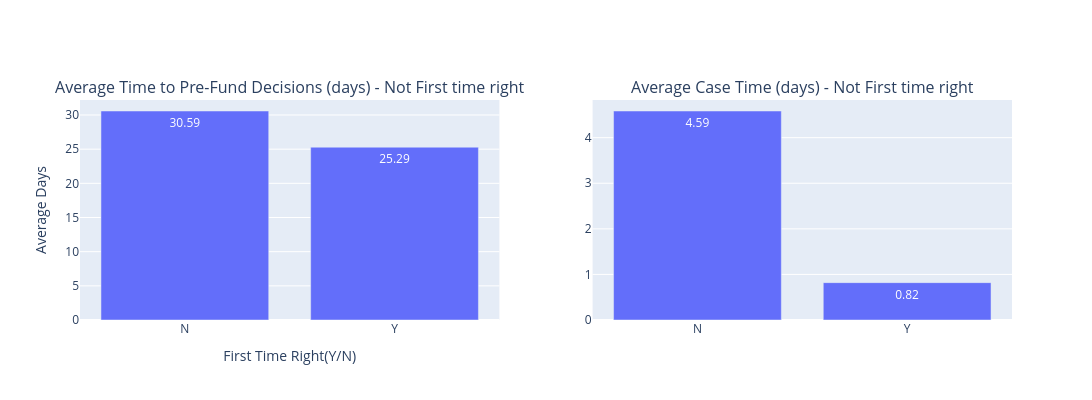

The notebook cell saved with this chart:
### Markdown cell above
Please refer to the below data visualisation in the form of graph to view the results.

### Code cell
fig = make_subplots(rows=1, cols=2,
                    subplot_titles=["Average Time to Pre-Fund Decisions (days) - Not First time right", "Average Case Time (days) - Not First time right"])

fig1 = px.bar(PreFund_Avg, x='First Time Right(Y/N)', y='PF Average days')

fig2 = px.bar(CaseTime_Avg, x='First Time Right(Y/N)', y='Case Average days')

fig1.update_traces(texttemplate='%{y:.2f}', textposition='auto')
fig2.update_traces(texttemplate='%{y:.2f}', textposition='auto')

fig.add_trace(go.Figure(fig1).data[0], row=1, col=1)
fig.add_trace(go.Figure(fig2).data[0], row=1, col=2)

fig.update_layout(height=400, width=1200, showlegend=False, xaxis_title = 'First Time Right(Y/N)', yaxis_title = 'Average Days')

fig.show()

### Figure 1 — Plotly figure (JSON) as saved in the notebook; plotly's stock layout.template omitted (floating-point values rounded to 4 significant figures)
{"data": [{"alignmentgroup": "True", "hovertemplate": "First Time Right(Y/N)=%{x}<br>PF Average days=%{y}<extra></extra>", "legendgroup": "", "marker": {"color": "#636efa", "pattern": {"shape": ""}}, "name": "", "offsetgroup": "", "orientation": "v", "showlegend": false, "textposition": "auto", "texttemplate": "%{y:.2f}", "type": "bar", "x": ["N", "Y"], "xaxis": "x", "y": [30.59, 25.29], "yaxis": "y"}, {"alignmentgroup": "True", "hovertemplate": "First Time Right(Y/N)=%{x}<br>Case Average days=%{y}<extra></extra>", "legendgroup": "", "marker": {"color": "#636efa", "pattern": {"shape": ""}}, "name": "", "offsetgroup": "", "orientation": "v", "showlegend": false, "textposition": "auto", "texttemplate": "%{y:.2f}", "type": "bar", "x": ["N", "Y"], "xaxis": "x2", "y": [4.585, 0.8197], "yaxis": "y2"}], "layout": {"annotations": [{"font": {"size": 16}, "showarrow": false, "text": "Average Time to Pre-Fund Decisions (days) - Not First time right", "x": 0.225, "xanchor": "center", "xref": "paper", "y": 1, "yanchor": "bottom", "yref": "paper"}, {"font": {"size": 16}, "showarrow": false, "text": "Average Case Time (days) - Not First time right", "x": 0.775, "xanchor": "center", "xref": "paper", "y": 1, "yanchor": "bottom", "yref": "paper"}], "height": 400, "showlegend": false, "width": 1200, "xaxis": {"anchor": "y", "domain": [0, 0.45], "title": {"text": "First Time Right(Y/N)"}}, "xaxis2": {"anchor": "y2", "domain": [0.55, 1]}, "yaxis": {"anchor": "x", "domain": [0, 1], "title": {"text": "Average Days"}}, "yaxis2": {"anchor": "x2", "domain": [0, 1]}}}
